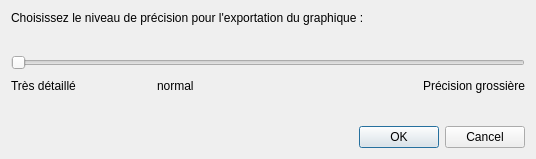
<?xml version="1.0" encoding="UTF-8"?>
<ui version="4.0">
 <class>ExportConfigurationDialog</class>
 <widget class="QDialog" name="ExportConfigurationDialog">
  <property name="geometry">
   <rect>
    <x>0</x>
    <y>0</y>
    <width>536</width>
    <height>159</height>
   </rect>
  </property>
  <property name="windowTitle">
   <string>Paramètre d'exportation</string>
  </property>
  <layout class="QVBoxLayout" name="verticalLayout_2">
   <item>
    <widget class="QLabel" name="titleLabel">
     <property name="text">
      <string>Choisissez le niveau de précision pour l'exportation du graphique :</string>
     </property>
    </widget>
   </item>
   <item>
    <spacer name="verticalSpacer">
     <property name="orientation">
      <enum>Qt::Vertical</enum>
     </property>
     <property name="sizeHint" stdset="0">
      <size>
       <width>20</width>
       <height>40</height>
      </size>
     </property>
    </spacer>
   </item>
   <item>
    <layout class="QVBoxLayout" name="verticalLayout">
     <item>
      <widget class="QSlider" name="precisionSlider">
       <property name="minimum">
        <number>1</number>
       </property>
       <property name="maximum">
        <number>10</number>
       </property>
       <property name="tracking">
        <bool>true</bool>
       </property>
       <property name="orientation">
        <enum>Qt::Horizontal</enum>
       </property>
       <property name="tickPosition">
        <enum>QSlider::NoTicks</enum>
       </property>
      </widget>
     </item>
     <item>
      <layout class="QHBoxLayout" name="horizontalLayout">
       <item>
        <widget class="QLabel" name="label">
         <property name="text">
          <string>Très détaillé</string>
         </property>
        </widget>
       </item>
       <item>
        <spacer name="horizontalSpacer_2">
         <property name="orientation">
          <enum>Qt::Horizontal</enum>
         </property>
         <property name="sizeHint" stdset="0">
          <size>
           <width>40</width>
           <height>20</height>
          </size>
         </property>
        </spacer>
       </item>
       <item>
        <widget class="QLabel" name="label_3">
         <property name="text">
          <string>normal</string>
         </property>
        </widget>
       </item>
       <item>
        <spacer name="horizontalSpacer_3">
         <property name="orientation">
          <enum>Qt::Horizontal</enum>
         </property>
         <property name="sizeHint" stdset="0">
          <size>
           <width>40</width>
           <height>20</height>
          </size>
         </property>
        </spacer>
       </item>
       <item>
        <spacer name="horizontalSpacer_4">
         <property name="orientation">
          <enum>Qt::Horizontal</enum>
         </property>
         <property name="sizeHint" stdset="0">
          <size>
           <width>40</width>
           <height>20</height>
          </size>
         </property>
        </spacer>
       </item>
       <item>
        <spacer name="horizontalSpacer">
         <property name="orientation">
          <enum>Qt::Horizontal</enum>
         </property>
         <property name="sizeHint" stdset="0">
          <size>
           <width>40</width>
           <height>20</height>
          </size>
         </property>
        </spacer>
       </item>
       <item>
        <widget class="QLabel" name="label_4">
         <property name="text">
          <string>Précision grossière</string>
         </property>
         <property name="alignment">
          <set>Qt::AlignRight|Qt::AlignTrailing|Qt::AlignVCenter</set>
         </property>
        </widget>
       </item>
      </layout>
     </item>
    </layout>
   </item>
   <item>
    <spacer name="verticalSpacer_2">
     <property name="orientation">
      <enum>Qt::Vertical</enum>
     </property>
     <property name="sizeHint" stdset="0">
      <size>
       <width>20</width>
       <height>40</height>
      </size>
     </property>
    </spacer>
   </item>
   <item>
    <widget class="QDialogButtonBox" name="buttonBox">
     <property name="orientation">
      <enum>Qt::Horizontal</enum>
     </property>
     <property name="standardButtons">
      <set>QDialogButtonBox::Cancel|QDialogButtonBox::Ok</set>
     </property>
    </widget>
   </item>
  </layout>
 </widget>
 <resources/>
 <connections>
  <connection>
   <sender>buttonBox</sender>
   <signal>accepted()</signal>
   <receiver>ExportConfigurationDialog</receiver>
   <slot>accept()</slot>
   <hints>
    <hint type="sourcelabel">
     <x>248</x>
     <y>254</y>
    </hint>
    <hint type="destinationlabel">
     <x>157</x>
     <y>274</y>
    </hint>
   </hints>
  </connection>
  <connection>
   <sender>buttonBox</sender>
   <signal>rejected()</signal>
   <receiver>ExportConfigurationDialog</receiver>
   <slot>reject()</slot>
   <hints>
    <hint type="sourcelabel">
     <x>316</x>
     <y>260</y>
    </hint>
    <hint type="destinationlabel">
     <x>286</x>
     <y>274</y>
    </hint>
   </hints>
  </connection>
 </connections>
</ui>
